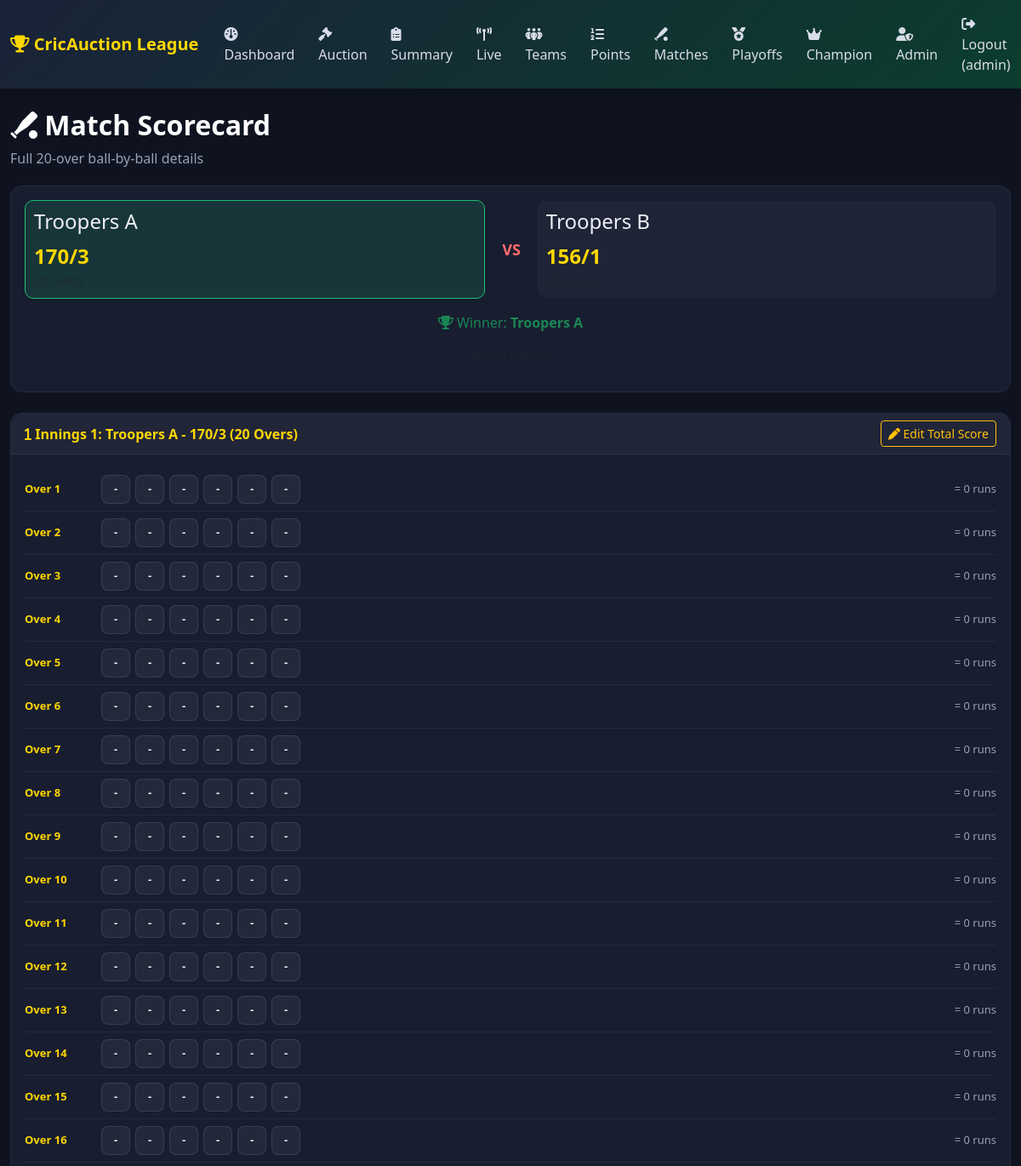
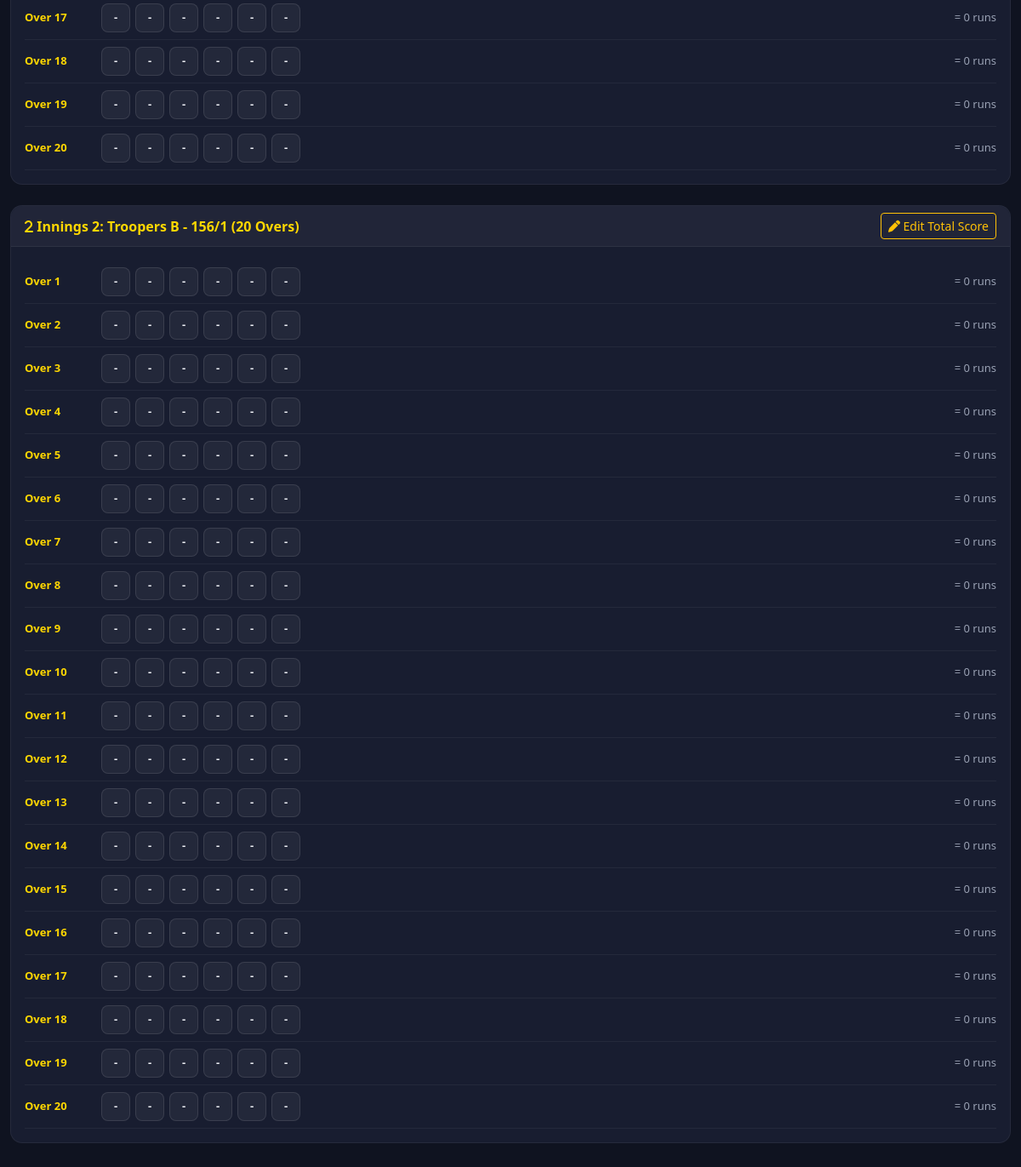
Screenshot of /match/1/scorecard (signed in) with the database file from the repository (2 pictures, top to bottom).
### tables this page shows
CREATE TABLE teams (
            id             INTEGER PRIMARY KEY AUTOINCREMENT,
            name           TEXT UNIQUE NOT NULL,
            budget         REAL    NOT NULL DEFAULT 120,
            matches_played INTEGER DEFAULT 0,
            wins           INTEGER DEFAULT 0,
            losses         INTEGER DEFAULT 0,
            points         INTEGER DEFAULT 0,
            nrr            REAL    DEFAULT 0.0
        );

CREATE TABLE matches (
            id          INTEGER PRIMARY KEY AUTOINCREMENT,
            team1_id    INTEGER NOT NULL REFERENCES teams(id),
            team2_id    INTEGER NOT NULL REFERENCES teams(id),
            team1_score INTEGER,
            team2_score INTEGER,
            winner_id   INTEGER REFERENCES teams(id),
            stage       TEXT    DEFAULT 'league',
            played      INTEGER DEFAULT 0
        );

### backend/routes/simulation_routes.py (the view)
@sim_bp.route("/match/<int:match_id>/scorecard")
@login_required
def match_scorecard(match_id):
    conn = get_db_connection()
    cur = get_cursor(conn)
    cur.execute("""
        SELECT matches.*, t1.name as team1_name, t2.name as team2_name, w.name as winner_name
        FROM matches
        LEFT JOIN teams t1 ON matches.team1_id = t1.id
        LEFT JOIN teams t2 ON matches.team2_id = t2.id
        LEFT JOIN teams w ON matches.winner_id = w.id
        WHERE matches.id = ?
    """, (match_id,))
    match = cur.fetchone()
    if not match:
        cur.close()
        conn.close()
        flash("Match not found!", "danger")
        return redirect(url_for("team.matches"))
    cur.execute("SELECT * FROM ball_by_ball WHERE match_id=? AND innings=1 ORDER BY over_number, ball_number", (match_id,))
    innings1 = cur.fetchall()
    cur.execute("SELECT * FROM ball_by_ball WHERE match_id=? AND innings=2 ORDER BY over_number, ball_number", (match_id,))
    innings2 = cur.fetchall()
    def group_by_over(balls):
        overs = {}
        for b in balls:
            overs.setdefault(b["over_number"], []).append(b)
        return overs
    overs1 = group_by_over(innings1)
    overs2 = group_by_over(innings2)
    wickets1 = sum([b["is_wicket"] for b in innings1])
    wickets2 = sum([b["is_wicket"] for b in innings2])
    cur.close()
    conn.close()
    return render_template("scorecard.html",
        match=match, overs1=overs1, overs2=overs2,
        wickets1=wickets1, wickets2=wickets2,
        over_range=range(1, 21), ball_range=range(1, 7))

### backend/models.py (called while the page is built)
def get_db_connection():
    conn = sqlite3.connect(DB_PATH)
    conn.row_factory = sqlite3.Row
    conn.execute("PRAGMA journal_mode=WAL")
    conn.execute("PRAGMA foreign_keys=ON")
    return conn

def get_cursor(conn):
    return conn.cursor()

### backend/routes/admin_routes.py (called while the page is built)
def login_required(f):
    @wraps(f)
    def wrapper(*args, **kwargs):
        if "user_id" not in session:
            return redirect(url_for("auth.login"))
        return f(*args, **kwargs)
    return wrapper

### frontend/templates/scorecard.html (shortened to what this page needs)
{% extends "base.html" %}
{% block content %}
<div class="page-header animate-fadein">
    <h2><i class="fa-solid fa-baseball-bat-ball"></i> Match Scorecard</h2>
    <p>Full 20-over ball-by-ball details</p>
</div>
<div class="card content-card mb-4 animate-fadein">
    <div class="card-body">
        <div class="match-row">
            <div class="match-team {% if match['winner_name'] == match['team1_name'] %}winner-team{% endif %}">
                <h4>{{ match['team1_name'] }}</h4>
                <span>{{ match['team1_score'] }}/{{ wickets1 }}</span>
                <small class="d-block text-muted">20 Overs</small>
            </div>
            <div class="vs-badge">VS</div>
            <div class="match-team {% if match['winner_name'] == match['team2_name'] %}winner-team{% endif %}">
                <h4>{{ match['team2_name'] }}</h4>
                <span>{{ match['team2_score'] }}/{{ wickets2 }}</span>
                <small class="d-block text-muted">20 Overs</small>
            </div>
        </div>
        {% if match['winner_name'] %}
        <p class="text-center mt-3 text-success"><i class="fa-solid fa-trophy"></i> Winner: <strong>{{ match['winner_name'] }}</strong></p>
        {% endif %}
        <p class="text-center text-muted small">Stage: {{ match['stage']|capitalize }}</p>
    </div>
</div>
<div class="card content-card mb-4 animate-fadein">
    <div class="card-header d-flex justify-content-between align-items-center flex-wrap gap-2">
        <span><i class="fa-solid fa-1"></i> Innings 1: {{ match['team1_name'] }} - <span id="totalDisplay1">{{ match['team1_score'] }}/{{ wickets1 }}</span> (20 Overs)</span>
        <button class="btn btn-sm btn-outline-warning" onclick="openTotalEditModal({{ match['id'] }}, 1, {{ match['team1_score'] }}, {{ wickets1 }}, '{{ match['team1_name'] }}')">
            <i class="fa-solid fa-pen"></i> Edit Total Score
        </button>
    </div>
    <div class="card-body">
        {% for over_num in over_range %}
        <div class="over-row">
            <div class="over-label">Over {{ over_num }}</div>
            <div class="balls-list">
                {% for ball_num in ball_range %}
                    {% set ball = None %}
                    {% for b in overs1.get(over_num, []) %}
                        {% if b['ball_number'] == ball_num %}{% set ball = b %}{% endif %}
                    {% endfor %}
                    {% if ball %}
                    <div class="ball-box {% if ball['is_wicket'] %}wicket-ball{% elif ball['runs'] == 4 %}four-ball{% elif ball['runs'] == 6 %}six-ball{% elif ball['runs'] == 0 %}dot-ball{% endif %}"
                         onclick="openEditModal({{ match['id'] }}, 1, {{ over_num }}, {{ ball_num }}, {{ ball['runs'] }}, {{ ball['is_wicket'] }})">
                        {% if ball['is_wicket'] %}W{% else %}{{ ball['runs'] }}{% endif %}
                    </div>
                    {% else %}
                    <div class="ball-box" onclick="openEditModal({{ match['id'] }}, 1, {{ over_num }}, {{ ball_num }}, 0, 0)">-</div>
                    {% endif %}
                {% endfor %}
            </div>
            <div class="over-total">
                = {% set over_runs = 0 %}{% for b in overs1.get(over_num, []) %}{% set over_runs = over_runs + b['runs'] %}{% endfor %}{{ over_runs }} runs
            </div>
        </div>
        {% endfor %}
    </div>
</div>
<div class="card content-card mb-4 animate-fadein">
    <div class="card-header d-flex justify-content-between align-items-center flex-wrap gap-2">
        <span><i class="fa-solid fa-2"></i> Innings 2: {{ match['team2_name'] }} - <span id="totalDisplay2">{{ match['team2_score'] }}/{{ wickets2 }}</span> (20 Overs)</span>
        <button class="btn btn-sm btn-outline-warning" onclick="openTotalEditModal({{ match['id'] }}, 2, {{ match['team2_score'] }}, {{ wickets2 }}, '{{ match['team2_name'] }}')">
            <i class="fa-solid fa-pen"></i> Edit Total Score
        </button>
    </div>
    <div class="card-body">
        {% for over_num in over_range %}
        <div class="over-row">
            <div class="over-label">Over {{ over_num }}</div>
            <div class="balls-list">
                {% for ball_num in ball_range %}
                    {% set ball = None %}
                    {% for b in overs2.get(over_num, []) %}
                        {% if b['ball_number'] == ball_num %}{% set ball = b %}{% endif %}
                    {% endfor %}
                    {% if ball %}
                    <div class="ball-box {% if ball['is_wicket'] %}wicket-ball{% elif ball['runs'] == 4 %}four-ball{% elif ball['runs'] == 6 %}six-ball{% elif ball['runs'] == 0 %}dot-ball{% endif %}"
                         onclick="openEditModal({{ match['id'] }}, 2, {{ over_num }}, {{ ball_num }}, {{ ball['runs'] }}, {{ ball['is_wicket'] }})">
                        {% if ball['is_wicket'] %}W{% else %}{{ ball['runs'] }}{% endif %}
                    </div>
                    {% else %}
                    <div class="ball-box" onclick="openEditModal({{ match['id'] }}, 2, {{ over_num }}, {{ ball_num }}, 0, 0)">-</div>
                    {% endif %}
                {% endfor %}
            </div>
            <div class="over-total">
                = {% set over_runs = 0 %}{% for b in overs2.get(over_num, []) %}{% set over_runs = over_runs + b['runs'] %}{% endfor %}{{ over_runs }} runs
            </div>
        </div>
        {% endfor %}
    </div>
</div>
{% endblock %}

### frontend/static/css/style.css (style rules this page uses)
* { box-sizing: border-box; }
body { font-family: 'Segoe UI', Tahoma, Geneva, Verdana, sans-serif; background: #0f1320; color: #eef0f5; }
.page-header { margin-bottom: 20px; }
.page-header h2 { font-weight: 700; color: #fff; }
.page-header p { color: #99a1b3; }
.animate-fadein { animation: cardFadeIn 0.5s ease both; }
.content-card { background: #181d30; border: 1px solid rgba(255,255,255,0.06); border-radius: 14px; color: #eef0f5; }
.content-card .card-header { background: rgba(255,255,255,0.04); border-bottom: 1px solid rgba(255,255,255,0.06); font-weight: 600; color: #ffd700; border-radius: 14px 14px 0 0 !important; }
.match-row { display: flex; align-items: center; justify-content: center; gap: 20px; }
.match-team { flex: 1; padding: 10px; border-radius: 10px; background: rgba(255,255,255,0.03); }
.winner-team { background: rgba(31, 191, 117, 0.15); border: 1px solid #1fbf75; }
.match-team span { font-size: 24px; font-weight: 700; color: #ffd700; }
.vs-badge { font-weight: 700; color: #ff6b6b; font-size: 18px; }

### frontend/templates/scorecard.html (style rules this page uses)
.over-row { display: flex; align-items: center; gap: 10px; padding: 8px 0; border-bottom: 1px solid rgba(255,255,255,0.05); flex-wrap: wrap; }
.over-label { width: 80px; font-weight: 700; color: #ffd700; font-size: 13px; }
.balls-list { display: flex; gap: 6px; flex-wrap: wrap; }
.ball-box { width: 34px; height: 34px; border-radius: 8px; background: rgba(255,255,255,0.05); display: flex; align-items: center; justify-content: center; font-weight: 700; font-size: 13px; cursor: pointer; transition: transform 0.15s ease; border: 1px solid rgba(255,255,255,0.1); }
.over-total { margin-left: auto; font-size: 13px; color: #99a1b3; min-width: 80px; text-align: right; }

### rows the page displays
teams: team1_name "Troopers A", winner_name "Troopers A"
matches: team1_score "170", team2_score "156"
teams: team2_name "Troopers B"

### other values shown
{{ session.get('username') }} "admin"
{{ wickets1 }} "3"
{{ wickets2 }} "1"
{{ over_num }} "1" "2" "3" "4" "5" "6" "7" "8" "9" "10" "11" "12" "13" "14" "15" "16" "17" "18" "19" "20"
{{ over_runs }} "0" "0" "0" "0" "0" "0" "0" "0" "0" "0" "0" "0" "0" "0" "0" "0" "0" "0" "0" "0"
